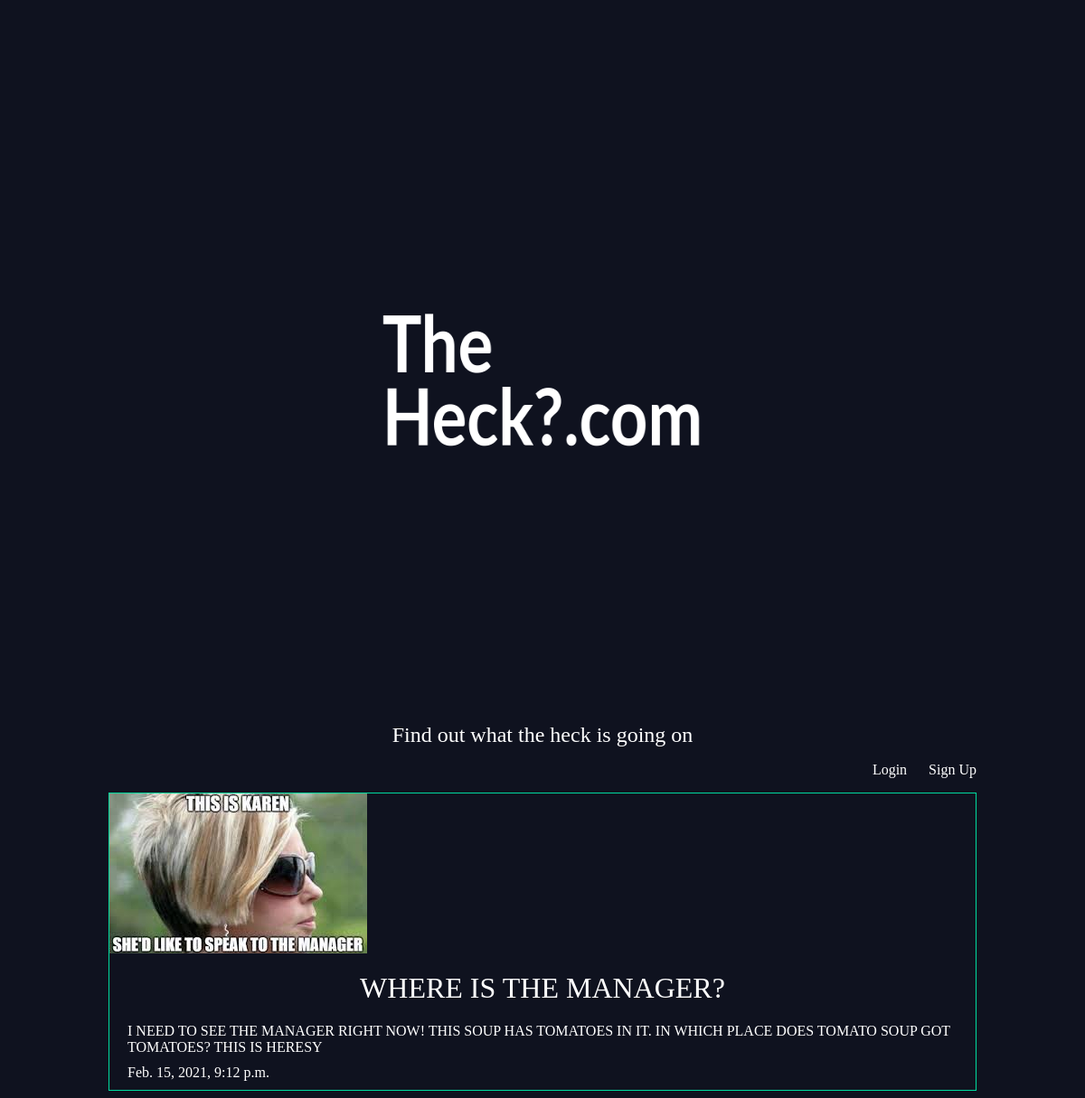
The page /articles/soup/ on the database its author committed.
### articles/models.py (models this page shows, shortened)
class Article(models.Model):
    title= models.CharField(max_length=100)
    slug= models.SlugField()
    body= models.TextField()
    subject = models.TextField()
    date=  models.DateTimeField(auto_now_add=True)
    thumb = models.ImageField(default='default.png', blank=True)
    author = models.ForeignKey(User, default='None',on_delete=models.CASCADE)

### articles/views.py (the view)
# urls.py: re_path(r'^(?P<slug>[\w-]+)/$', views.article_details, name='details')
def article_details(request, slug):
    article = Article.objects.get(slug=slug)
    return render(request, 'articles/articledetails.html', {'article' : article} )

### articles/templates/articles/articledetails.html
{% extends 'baselayout.html' %}
{% block content %}
<div class='articledetails'>
    <div class='article'>
        <img src="{{article.thumb.url}}"/>
        <h2>{{article.title}}</h2>
        <p>{{article.body}}</p>
        <p>{{article.date}}</p>
    </div>
</div>
{% endblock %}

### static/styles.css (style rules this page uses)
body { background-color: #0f121f; color: #fff; }
body * { font-family: Ubuntu; }
h1, h2, h3, h4, h5 { font-weight: normal; margin: 0; }
.article { padding: 10px; border: 1px solid #00dba0; position: relative; padding-bottom: 40px; }
.article h2 { font-size: 1.2em; }
.articledetails .article { padding: 0; }
.articledetails .article img { max-width: 100%; }
.articledetails .article h2 { text-align: center; margin: 20px auto; font-size: 2em }
.articledetails .article p { margin: 10px 20px }

### rows shown on the page
Article: thumb (picture), title "WHERE IS THE MANAGER?", body "I NEED TO SEE THE MANAGER RIGHT NOW! THIS SOUP HAS TOMATOES IN IT. IN WHICH PLACE DOES TOMATO SOUP GOT TOMATOES? THIS IS HERESY", date "Feb. 15, 2021, 9:12 p.m."
